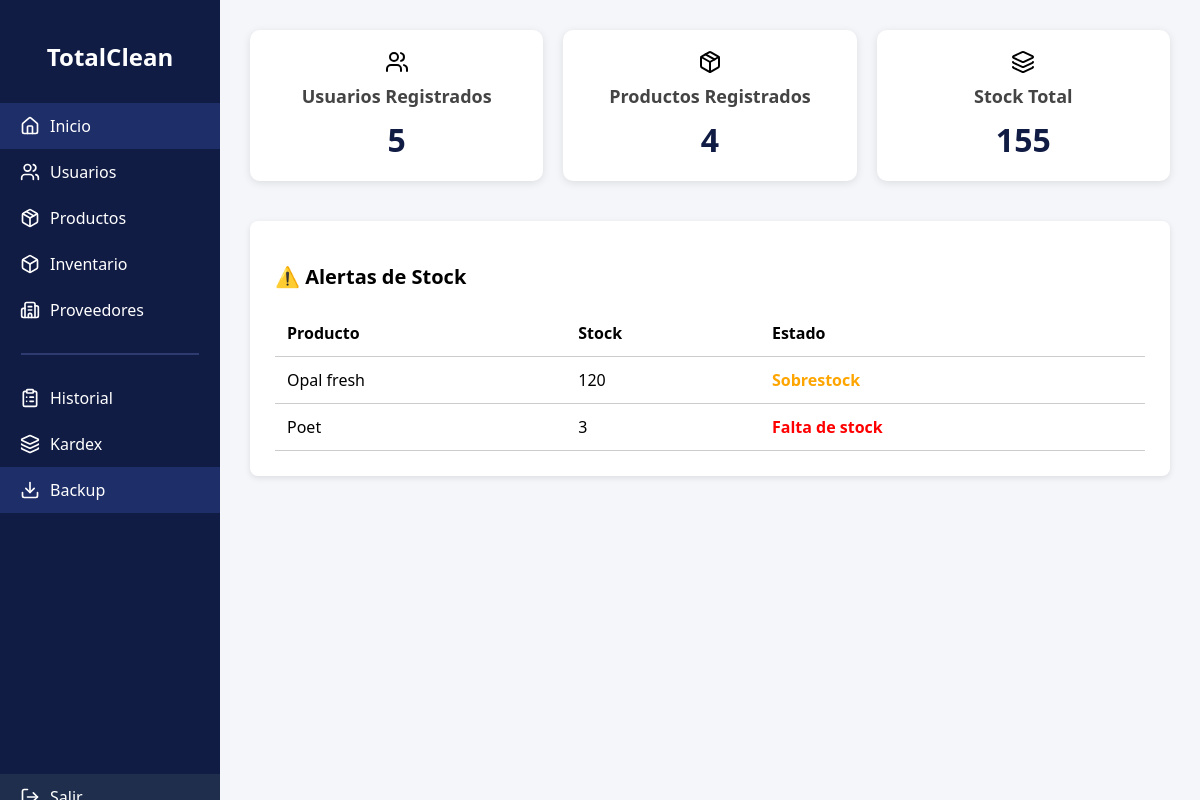
Page /menu.php on the earlier database version.
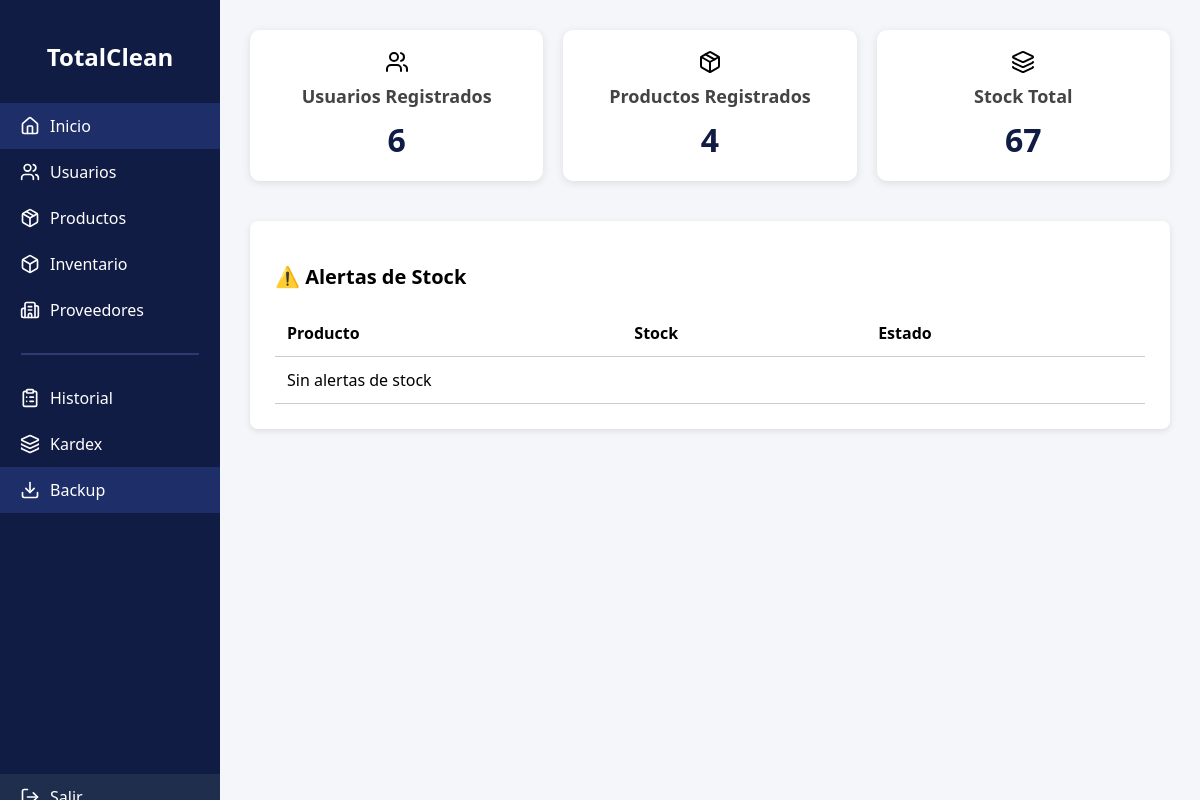
Same page on the later database version.
### tables this page shows
CREATE TABLE `producto` (
  `idProducto` int(11) NOT NULL AUTO_INCREMENT,
  `nombre` varchar(100) NOT NULL,
  `descripcion` text DEFAULT NULL,
  `idCategoria` int(11) DEFAULT NULL,
  `idMarca` int(11) DEFAULT NULL,
  `idFabricante` int(11) DEFAULT NULL,
  `stock` int(11) DEFAULT 0,
  `fecha_vencimiento` date DEFAULT NULL,
  `precio_unitario` decimal(10,2) DEFAULT NULL,
  PRIMARY KEY (`idProducto`),
  KEY `idCategoria` (`idCategoria`),
  KEY `idMarca` (`idMarca`),
  KEY `idFabricante` (`idFabricante`),
  CONSTRAINT `producto_ibfk_1` FOREIGN KEY (`idCategoria`) REFERENCES `categoria` (`idCategoria`),
  CONSTRAINT `producto_ibfk_2` FOREIGN KEY (`idMarca`) REFERENCES `marca` (`idMarca`),
  CONSTRAINT `producto_ibfk_3` FOREIGN KEY (`idFabricante`) REFERENCES `fabricante` (`idFabricante`)
);

### menu.php (the view, shortened to what this page needs)
<?php
include 'conexion.php';
$resUsuarios = $conexion->query("SELECT COUNT(*) AS total FROM usuario");
$totalUsuarios = $resUsuarios->fetch_assoc()['total'] ?? 0;
$resProductos = $conexion->query("SELECT COUNT(*) AS total FROM producto");
$totalProductos = $resProductos->fetch_assoc()['total'] ?? 0;
$resStock = $conexion->query("SELECT SUM(stock) AS total FROM producto");
$stockTotal = $resStock->fetch_assoc()['total'] ?? 0;
$resAlertas = $conexion->query("SELECT nombre, stock FROM producto WHERE stock < 5 OR stock > 100");
$alertas = $resAlertas->fetch_all(MYSQLI_ASSOC);
?>
<!DOCTYPE html>
<html lang="es">
<head>
    <link href="https://cdn.datatables.net/1.13.4/css/jquery.dataTables.min.css" rel="stylesheet">
</head>
<body>
<div class="sidebar">
    <h2>TotalClean</h2>
    <a href="menu.php" class="active"><i data-lucide="home" class="icon"></i>Inicio</a>
    <a href="formulariousuario.html"><i data-lucide="users" class="icon"></i>Usuarios</a>
    <a href="formularioproducto.html"><i data-lucide="package" class="icon"></i>Productos</a>
    <a href="inventario.php"><i data-lucide="box" class="icon"></i>Inventario</a>
    <a href="formularioProveedor.php"><i data-lucide="building-2" class="icon"></i>Proveedores</a>
    <hr>
    <a href="historial.html"><i data-lucide="clipboard-list" class="icon"></i>Historial</a>
    <a href="kardex.php"><i data-lucide="layers" class="icon"></i>Kardex</a>
    <a href="backup_bd.php" class="active"><i data-lucide="download" class="icon"></i>Backup</a>
    <a href="logout.php" class="logout"><i data-lucide="log-out" class="icon"></i>Salir</a>
</div>
<div class="main-container">
    <div class="cards">
        <div class="card">
            <i data-lucide="users"></i>
            <h3>Usuarios Registrados</h3>
            <span><?= $totalUsuarios ?></span>
        </div>
        <div class="card">
            <i data-lucide="package"></i>
            <h3>Productos Registrados</h3>
            <span><?= $totalProductos ?></span>
        </div>
        <div class="card">
            <i data-lucide="layers"></i>
            <h3>Stock Total</h3>
            <span><?= $stockTotal ?></span>
        </div>
    </div>
    <div class="alerts">
        <h2>⚠️ Alertas de Stock</h2>
        <table>
            <thead>
                <tr>
                    <th>Producto</th>
                    <th>Stock</th>
                    <th>Estado</th>
                </tr>
            </thead>
            <tbody>
                <?php foreach ($alertas as $producto): ?>
                    <tr>
                        <td><?= htmlspecialchars($producto['nombre']) ?></td>
                        <td><?= $producto['stock'] ?></td>
                        <td class="<?= $producto['stock'] < 5 ? 'low-stock' : 'over-stock' ?>">
                            <?= $producto['stock'] < 5 ? 'Falta de stock' : 'Sobrestock' ?>
                        </td>
                    </tr>
                <?php endforeach ?>
                <?php if (empty($alertas)): ?>
                    <tr><td colspan="3">Sin alertas de stock</td></tr>
                <?php endif ?>
            </tbody>
        </table>
    </div>
</div>
</body>
</html>

Differences in the rows shown:
no longer on this page (row edited): producto: nombre "Opal fresh", stock "120", shows "Sobrestock"
no longer on this page (row edited): producto: nombre "Poet", stock "3", shows "Falta de stock"
Other differences:
$totalUsuarios: "5" → "6"
$stockTotal: "155" → "67"
text now shown: "Sin alertas de stock"
